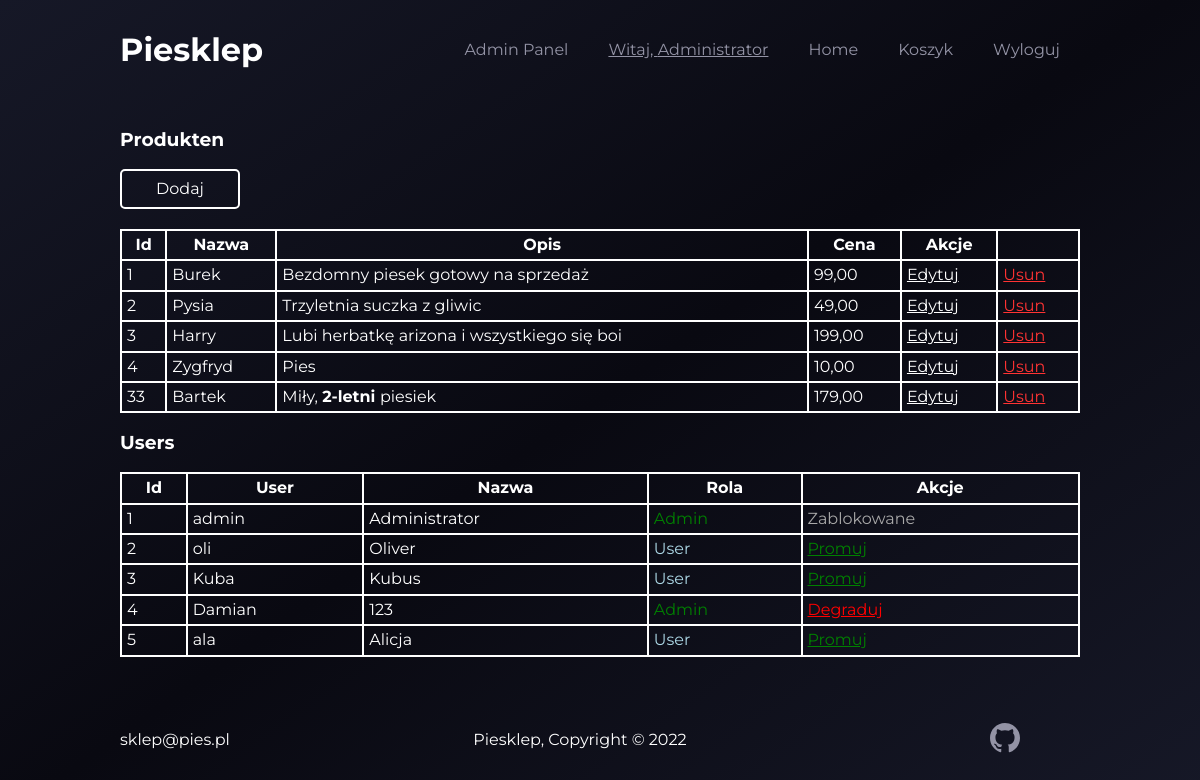
/admin/index.php (signed in), run on the app's committed database.
### tables this page shows
CREATE TABLE `products` (
  `id` int(11) NOT NULL,
  `name` varchar(50) NOT NULL,
  `description` varchar(100) NOT NULL,
  `image` varchar(255) NOT NULL,
  `thumbnail` varchar(255) NOT NULL,
  `price` int(11) NOT NULL,
  `review` int(11) NOT NULL
);

CREATE TABLE `users` (
  `id` int(11) NOT NULL,
  `username` varchar(50) NOT NULL,
  `password` varchar(64) NOT NULL,
  `name` varchar(50) NOT NULL,
  `admin` tinyint(1) NOT NULL
);

### admin/index.php (the view, shortened to what this page needs)
<!DOCTYPE html>
<html lang="en">
<head>
  <link rel="stylesheet" href="/css/normalize.css" />
  <link rel="stylesheet" href="/css/main.css" />
</head>
<body>
  <div class="c-header">
    <div class="o-container">
      <div class="c-header__content">
        <div class="c-logo">
          <h1 class="c-logo__text">Piesklep</h1>
        </div>
        <div class="c-nav">
          <ul class="c-nav__list">
            <?php
            if ($_SESSION['admin'] == '1') {
              echo "<li class='c-nav__item'><a href='/admin' class='c-nav__link'>Admin Panel</a></li>";
            }
            ?>
            <li class="c-nav__item">
              <a href class="c-nav__link" style="text-decoration: underline">Witaj, <?php echo $_SESSION['name'] ?></a>
            </li>
            <li class="c-nav__item">
              <a href="/" class="c-nav__link">Home</a>
            </li>
            <li class="c-nav__item">
              <a href="/cart.php" class="c-nav__link">Koszyk</a>
            </li>
            <li class="c-nav__item">
              <a href="/logout.php" class="c-nav__link">Wyloguj</a>
            </li>
          </ul>
        </div>
      </div>
    </div>
  </div>
  <div class="c-panel">
    <div class="o-container">
      <h3>Produkten</h3>
      <a href='/misc/add.php'><button class='btnn'>Dodaj</button></a>
      <table style="width:100%">
        <tr>
          <th>Id</th>
          <th>Nazwa</th>
          <th>Opis</th>
          <th>Cena</th>
          <th>Akcje</th>
        </tr>
        <?php
        include '../misc/connection.php';
        $stmt = $connection->prepare("SELECT * FROM products");
        $stmt->execute();
        $result = $stmt->get_result();
        while ($row = mysqli_fetch_array($result)) {
          $id = $row['id'];
          $name = $row['name'];
          $description = $row['description'];
          $price = number_format($row['price'], 2, ',', ' ');
          echo "<tr>
          <td>$id</td>
          <td>$name</td>
          <td>$description</td>
          <td>$price</td>
          <td><a href='/misc/edit.php?id=$id' style='color: white;'>Edytuj</a></td>
          <td><a href='/misc/delete.php?id=$id' style='color: #ff3333;'>Usun</a></td>
          </tr>";
        }
        ?>
      </table>
      <h3>Users</h3>
      <table style="width:100%">
        <tr>
          <th>Id</th>
          <th>User</th>
          <th>Nazwa</th>
          <th>Rola</th>
          <th>Akcje</th>
        </tr>
        <?php
        $stmt = $connection->prepare("SELECT * FROM users");
        $stmt->execute();
        $result = $stmt->get_result();
        while ($row = mysqli_fetch_array($result)) {
          $id = $row['id'];
          $user = $row['username'];
          $name = $row['name'];
          $admin = $row['admin'];
          $role = $admin?'<span style="color: green">Admin</span>':'<span style="color: lightblue">User</span>';
          $action = $admin?"<a href='/misc/permissions.php?id=$id&action=demote' style='color: red;'>Degraduj</a>":
          "<a href='/misc/permissions.php?id=$id&action=promote' style='color: green;'>Promuj</a>";
          if ($id == 1) $action = "<span style='color: darkgray'>Zablokowane</span>";
          echo "<tr>
          <td>$id</td>
          <td>$user</td>
          <td>$name</td>
          <td>$role</td>
          <td>$action</td>
          </tr>";
        }
        ?>
      </table>
    </div>
  </div>
  <div class="c-footer">
    <div class="o-container">
      <div class="c-footer__content">
        <a>
          <p class="c-footer__mail">sklep@pies.pl</p>
        </a>
        <p>Piesklep, Copyright © 2022</p>
        <div class="c-footer__socials">
          <a href="https://github.com/" target="_blank">
          </a>
        </div>
      </div>
    </div>
  </div>
</body>
</html>

### piesklep/css/main.css (style rules this page uses)
body { font-family: 'Montserrat', sans-serif; background-image: linear-gradient(145deg, #161827, #090911, #161827); color: #ffffff; }
.o-container { max-width: 80%; margin: 0 auto; }
.c-header__content { height: 100px; display: flex; justify-content: space-between; align-items: center; overflow: hidden; transition: 0.2s; }
.c-nav__list { list-style: none; padding: 0; display: flex; flex-direction: row; }
.c-nav__item { padding: 10px; margin: 0 10px; cursor: pointer; }
.c-nav__link { color: #9393a5; text-decoration: none; transition: 0.2s; }
.c-panel { min-height: calc(100vh - 220px); padding: 10px 0 10px 0; box-sizing: border-box; }
.c-footer__content { height: 120px; display: flex; justify-content: space-between; align-items: center; }
.c-footer__mail { margin: 0; }
.c-footer__socials { display: flex; justify-content: center; width: 150px; }
.c-footer__social { fill: #9393a5; transition: 0.2s; margin: 0 8px; }
.btnn { border: 2px solid #ffffff; color: #ffffff; text-decoration: none; border-radius: 5px; transition: 0.2s; display: inline-block; background-color: transparent; cursor: pointer; width: 120px; height: 40px; margin-bottom: 20px; }
table, th, td { border: 2px solid white; border-collapse: collapse; padding: 5px; }

### data on the page
products: id "1", name "Burek", description "Bezdomny piesek gotowy na sprzedaż", price "99,00"
products: id "2", name "Pysia", description "Trzyletnia suczka z gliwic", price "49,00"
products: id "3", name "Harry", description "Lubi herbatkę arizona i wszystkiego się boi", price "199,00"
products: id "4", name "Zygfryd", description "Pies", price "10,00"
products: id "33", name "Bartek", description "Miły, 2-letni piesiek", price "179,00"
users: id "1", username "admin", name "Administrator", admin "Admin", shows "Zablokowane"
users: id "2", username "oli", name "Oliver", admin "User"
users: id "3", username "Kuba", name "Kubus", admin "User"
users: id "4", username "Damian", name "123", admin "Admin"
users: id "5", username "ala", name "Alicja", admin "User"

### other printed values
$_SESSION['name'] "Administrator"
